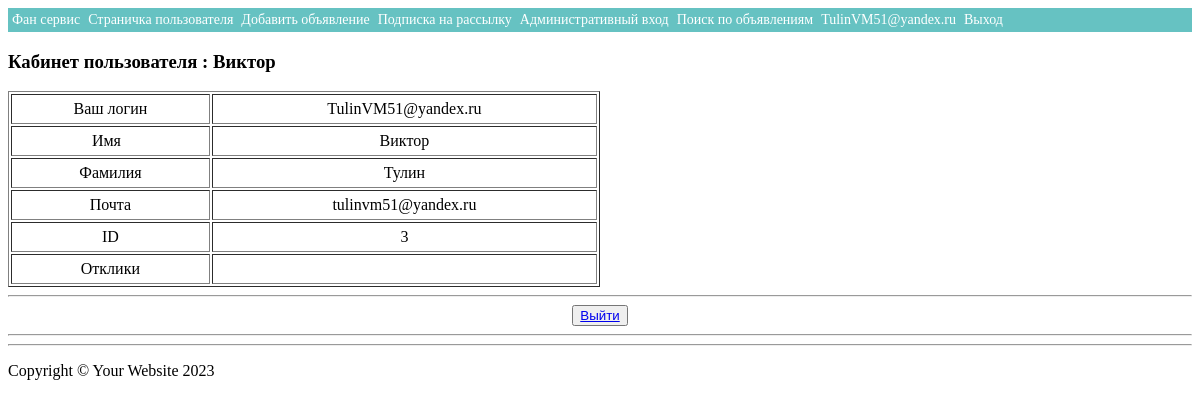
The app's page /mypage/ (signed in) with its own data.
### users/models.py (models this page shows)
class CustomUser(AbstractUser):
    avatar = models.ImageField(upload_to='accounts/image/%Y/%m/%d',blank=True,verbose_name='Аватар')

### users/views.py (the view, shortened to what this page needs)
# urls.py: path('', UserPage.as_view(), name='mypage')
class UserPage(LoginRequiredMixin, ListView):
    model = CustomUser
    context_object_name = 'profile'
    template_name = 'mypage.html'
    login_url = '/accounts/login/'
    def get_context_data(self, **kwargs):
        context = super().get_context_data(**kwargs)
        context['user'] = CustomUser.objects.get(username=self.request.user)
        my_posts = Declaration.objects.filter(user=self.request.user)
        context['reviews'] = []
        for post in my_posts:
            context['reviews'].append(Reviews.objects.filter(declaration=post.id))
        return context

### templates/mypage.html (shortened to what this page needs)
{% extends 'base.html' %}
{% block title2 %}
<h3>Кабинет пользователя : {{user.first_name}}</h3>
{% endblock title2 %}
{% block content %}
<div style="text-align: center;margin-top:15px;">
    <table border="1" width="50%" cellpadding="5">
        <tr>
            <td>Ваш логин</td>
            <td>{{user.username}}</td>
        </tr>
        <tr>
            <td>Имя &nbsp;</td>
            <td>{{user.first_name}}</td>
        </tr>
        <tr>
            <td>Фамилия</td>
            <td>{{user.last_name}}</td>
        </tr>
        <tr>
            <td>Почта</td>
            <td>{{user.email}}</td>
        </tr>
        <tr>
            <td>ID</td>
            <td>{{user.id}}</td>
        </tr>
        <tr>
            <td>Отклики</td>
            <td>
            </td>
        </tr>
    </table>
    <hr>
    <button> <a href="/accounts/logout/">Выйти</a> </button>
</div>
{% endblock content %}

### templates/base.html (shortened to what this page needs)
{% load static %}
<!DOCTYPE html>
<html lang="en">
<head>
  <link href="{% static 'css/main.css' %}" rel="stylesheet">
 </head>
<body>
      <div class="topnav2">
          <a href="/">Фан сервис</a>
          <a href="{% url 'mypage' %} ">Страничка пользователя</a>
          <a href="{% url 'create' %}">Добавить объявление</a>
          <a href="{% url 'contact' %}">Подписка на рассылку</a>
          <a href="/admin">Административный вход</a>
          <a href="{% url 'search' %}">Поиск по объявлениям</a>
              {% if user.is_authenticated %}
          <a> {{user.username}} </a>
          <a href="{% url 'account_logout' %}">Выход</a>
            {% else %}
          <a href="{% url 'account_login' %}">Вход</a>
          <a href="{% url 'account_signup' %}">Регистрация</a>
            {% endif %}
              </div>
  <header>
    <div class="container">
      <div class="row">
        <div class="col-lg-8 col-md-10 mx-auto">
          <div class="site-heading">
            {% block title2 %}
            {% endblock title2 %}
          </div>
        </div>
      </div>
    </div>
  </header>
  <div class="container">
    <div class="row">
      <div class="col-lg-8 col-md-10 mx-auto">
        <div class="post-preview">
          {% block content %}
          {% endblock content %}
        </div>
      </div>
    </div>
  </div>
  <hr>
  <footer>
      <hr>
    <div class="container">
          <p class="copyright text-muted">Copyright &copy; Your Website 2023</p>
    </div>
  </footer>
</body>
</html>

### static/css/main.css (style rules this page uses)
.topnav2 { background-color: #0999; overflow: hidden; }
.topnav2 a { float: left; color: #ffff; text-align: center; padding: 4px 4px; text-decoration: none; font-size: 14px; }

### records on screen
CustomUser: username "TulinVM51@yandex.ru", first_name "Виктор", last_name "Тулин", email "tulinvm51@yandex.ru", id "3"
